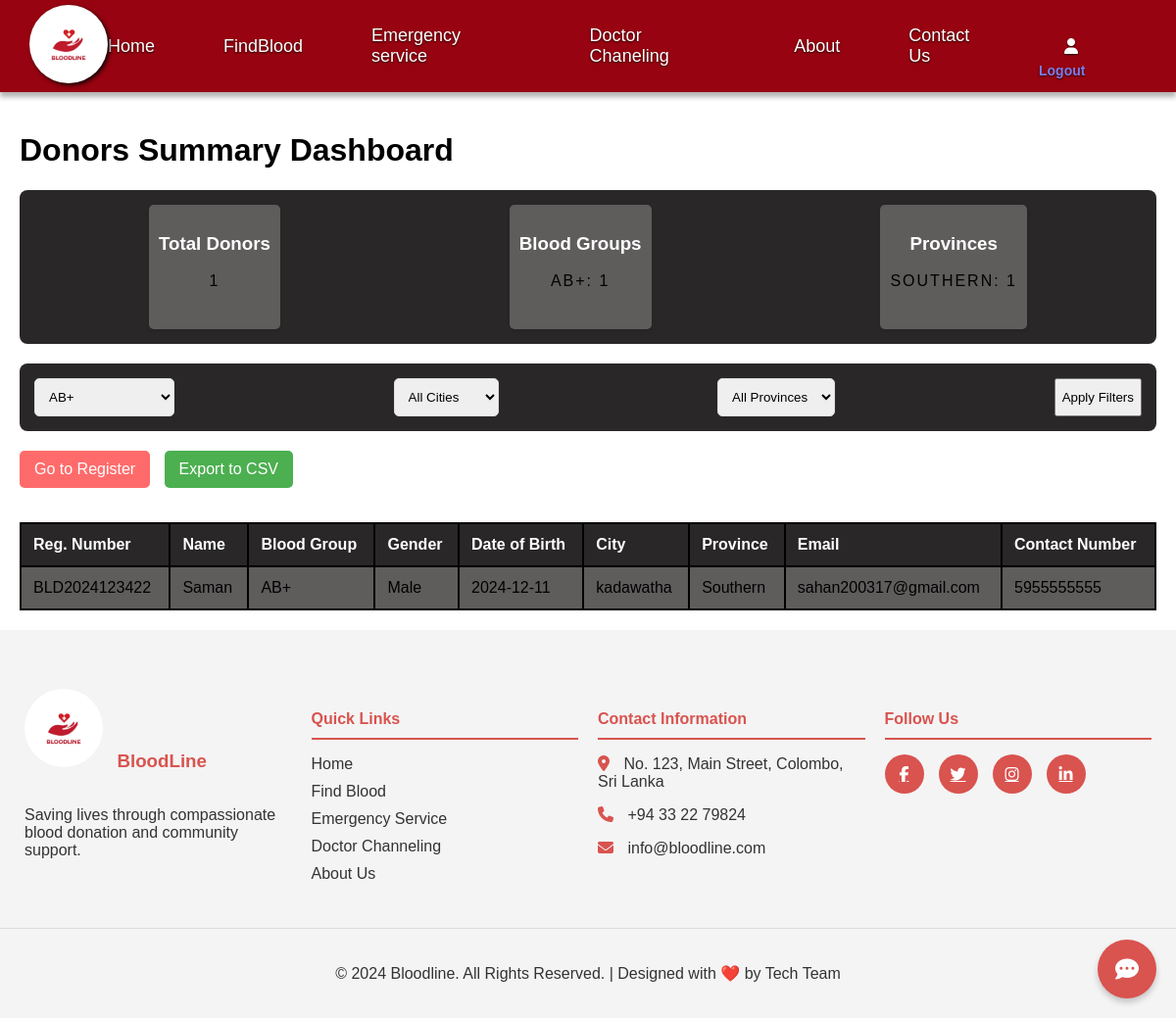
/blood_form/donors_summary.php?blood_group=AB+, run on the app's committed database.
### tables this page shows
CREATE TABLE `donors` (
  `donor_id` int(11) NOT NULL,
  `unique_registration_number` varchar(20) NOT NULL,
  `full_name` varchar(100) NOT NULL,
  `gender` enum('Male','Female','Other') NOT NULL,
  `date_of_birth` date NOT NULL,
  `blood_group` varchar(3) NOT NULL,
  `body_weight` decimal(5,2) NOT NULL,
  `email` varchar(100) NOT NULL,
  `contact_number` varchar(15) NOT NULL,
  `full_address` text NOT NULL,
  `city` varchar(50) NOT NULL,
  `province` varchar(50) NOT NULL,
  `pincode` varchar(10) NOT NULL,
  `registration_date` timestamp NOT NULL DEFAULT current_timestamp(),
  `last_donation_date` date DEFAULT NULL,
  `total_donations` int(11) DEFAULT 0,
  `is_active` tinyint(1) DEFAULT 1
);

### blood_form/donors_summary.php (the view, shortened to what this page needs)
<?php
require_once '../config.php';
$blood_group_filter = $_GET['blood_group'] ?? '';
$query = "SELECT * FROM donors WHERE 1=1";
$params = [];
if (!empty($blood_group_filter)) {
    $query .= " AND blood_group = :blood_group";
    $params[':blood_group'] = $blood_group_filter;
}
$stmt = $pdo->prepare($query);
$stmt->execute($params);
$donors = $stmt->fetchAll(PDO::FETCH_ASSOC);
?>
<!DOCTYPE html>
<html lang="en">
<head>
    <link rel="stylesheet" href="https://cdnjs.cloudflare.com/ajax/libs/font-awesome/6.6.0/css/all.min.css"
 />
    <link href='https://unpkg.com/boxicons@2.1.4/css/boxicons.min.css' rel='stylesheet'>
</head>
<body>
<nav class="navbar">
        <div class="logo-container">
            <img src="../images/logo.jpg" alt="Bloodline Logo">
        </div>
        <div class="nav-links">
            <a href="../index.php" id="nav-home">Home</a>
            <a href="../blood_form/donors_summary.php"  id="nav-home">FindBlood</a>
            <a href="../emergency_service.php"  id="nav-home">Emergency service</a>
            <a href="../channeling.php" id="nav-home">Doctor Chaneling</a>
            <a href="../index.php#aboutUs" id="nav-about">About</a>
            <a href="../contactus.php" id="nav-contact">Contact Us</a>
            <a href="#" id="nav-user">
            <i class="fas fa-user"></i>
                <div class="logout-btn">
                    <a href="login/logout.php">Logout</a>
                </div>
            </a>
        </div>
    </nav>
    <div class="container">
        <h1>Donors Summary Dashboard</h1>
        <div class="stats-card">
            <div class="stat-item">
                <h3>Total Donors</h3>
                <p><?php echo count($donors); ?></p>
            </div>
            <div class="stat-item">
                <h3>Blood Groups</h3>
                <p>
                    <?php
                    $blood_groups = array_count_values(array_column($donors, 'blood_group'));
                    foreach($blood_groups as $group => $count) {
                        echo "$group: $count<br>";
                    }
                    ?>
                </p>
            </div>
            <div class="stat-item">
                <h3>Provinces</h3>
                <p>
                    <?php
                    $province_counts = array_count_values(array_column($donors, 'province'));
                    foreach($province_counts as $province => $count) {
                        echo "$province: $count<br>";
                    }
                    ?>
                </p>
            </div>
        </div>
        <form method="GET" action="">
            <div class="filters">
                <select name="blood_group">
                    <option value="AB+" <?= $blood_group_filter == 'AB+' ? 'selected' : '' ?>>AB+</option>
                </select>
                <select name="city">
                    <option value="">All Cities</option>
                </select>
                <select name="province">
                    <option value="">All Provinces</option>
                </select>
                <button type="submit">Apply Filters</button>
            </div>
        </form>
<div class="action-buttons">
    <a href="register.php" class="register-btn">Go to Register</a>
    <a href="export_donors.php" class="export-btn">Export to CSV</a>
</div>
        <table>
            <thead>
                <tr>
                    <th>Reg. Number</th>
                    <th>Name</th>
                    <th>Blood Group</th>
                    <th>Gender</th>
                    <th>Date of Birth</th>
                    <th>City</th>
                    <th>Province</th>
                    <th>Email</th>
                    <th>Contact Number</th>
                </tr>
            </thead>
            <tbody>
                <?php foreach ($donors as $donor): ?>
                    <tr>
                        <td><?= htmlspecialchars($donor['unique_registration_number']) ?></td>
                        <td><?= htmlspecialchars($donor['full_name']) ?></td>
                        <td><?= htmlspecialchars($donor['blood_group']) ?></td>
                        <td><?= htmlspecialchars($donor['gender']) ?></td>
                        <td><?= htmlspecialchars($donor['date_of_birth']) ?></td>
                        <td><?= htmlspecialchars($donor['city']) ?></td>
                        <td><?= htmlspecialchars($donor['province']) ?></td>
                        <td><?= htmlspecialchars($donor['email']) ?></td>
                        <td><?= htmlspecialchars($donor['contact_number']) ?></td>
                    </tr>
                <?php endforeach; ?>
            </tbody>
        </table>
    </div>
<div id="chatbot-widget">
    <div id="chatbot-icon">
        <i class="fas fa-comment-dots"></i>
    </div>
</div>
<footer class="footer">
    <div class="footer-container">
        <div class="footer-section">
            <div class="footer-logo">
                <img src="../images/logo.jpg" alt="Bloodline Logo">
                <h3>Blood<span>L</span>ine</h3>
            </div>
            <p>Saving lives through compassionate blood donation and community support.</p>
        </div>
        <div class="footer-section">
            <h4>Quick Links</h4>
            <ul>
                <li><a href="index.php">Home</a></li>
                <li><a href="blood_form/donors_summary.php">Find Blood</a></li>
                <li><a href="emergency_service.php">Emergency Service</a></li>
                <li><a href="channeling.php">Doctor Channeling</a></li>
                <li><a href="#aboutUs">About Us</a></li>
            </ul>
        </div>
        <div class="footer-section">
            <h4>Contact Information</h4>
            <div class="contact-info">
                <p><i class="fas fa-map-marker-alt"></i> No. 123, Main Street, Colombo, Sri Lanka</p>
                <p><i class="fas fa-phone"></i> +94 33 22 79824</p>
                <p><i class="fas fa-envelope"></i> info@bloodline.com</p>
            </div>
        </div>
        <div class="footer-section">
            <h4>Follow Us</h4>
            <div class="social-links">
                <a href="#" class="social-icon"><i class="fab fa-facebook-f"></i></a>
                <a href="#" class="social-icon"><i class="fab fa-twitter"></i></a>
                <a href="#" class="social-icon"><i class="fab fa-instagram"></i></a>
                <a href="#" class="social-icon"><i class="fab fa-linkedin-in"></i></a>
            </div>
        </div>
    </div>
    <div class="footer-bottom">
        <p>&copy; 2024 Bloodline. All Rights Reserved. | Designed with ❤️ by Tech Team</p>
    </div>
</footer>
</body>
</html>

### blood_form/donors_summary.php (style rules this page uses)
body { font-family: 'Arial', sans-serif; margin: 0; }
.container { background: white; box-shadow: 0 4px 6px rgba(0,0,0,0.1); background:white; padding: 20px; }
.filters { display: flex; justify-content: space-between; margin-bottom: 20px; background:rgb(41, 39, 39); padding: 15px; border-radius: 8px; }
.filters select, .filters input { padding: 10px; margin-right: 10px; border: 1px solid #ddd; border-radius: 5px; }
table { width: 100%; border-collapse: collapse; background:rgb(95, 92, 92); margin-top: 20px; }
table th, table td { border: 2px solid black; padding: 12px; text-align: left; }
table th { background-color:rgb(41, 39, 39) ; font-weight: bold; color: white; }
.stats-card { display: flex; justify-content: space-around; background: rgb(41, 39, 39); padding: 15px; border-radius: 8px; margin-bottom: 20px; }
.stat-item { text-align: center; padding: 10px; background: rgb(95, 92, 92); border-radius: 5px; box-shadow: 0 2px 4px rgba(0,0,0,0.1); }
.stats-card h3 { color: white; font-weight:bold; }
.stats-card p { margin-bottom: 30px; text-transform: uppercase; letter-spacing: 2px; }
.export-btn { display: inline-block; padding: 10px 15px; background-color: #4CAF50; color: white; text-decoration: none; border-radius: 5px; margin-bottom: 15px; }
.register-btn { display: inline-block; padding: 10px 15px; background-color: #FF6B6B; color: white; text-decoration: none; border-radius: 5px; margin-bottom: 15px; margin-right: 10px; transition: background-color 0.3s ease; }
.navbar { display: flex; justify-content: space-between; align-items: center; background-color: #970310; padding: 5px 30px; position: sticky; top: 0; z-index: 1000; box-shadow: 0 5px 5px rgba(0, 0, 0, 0.3); }
.logo-container img { height: auto; width: 80px; border-radius: 50%; filter: drop-shadow(2px 2px 2px rgba(0, 2, 4, 0.9)); }
.nav-links { display: flex; gap:10px; }
.nav-links .logout-btn a { font-size: 14px; margin: 25px 0px 0px -110px; color: rgb(125, 125, 235); font-weight: bold; }
.navbar a { color: #ffffff; text-decoration: none; font-size: 18px; display: flex; align-items: center; gap: 10px; transition: color 0.3s; padding-right: 60px; text-shadow: 0 1px 2px rgba(0, 0, 0, 0.8); }
.navbar i { font-size: 16px; }
#chatbot-widget { position: fixed; bottom: 20px; right: 20px; z-index: 1000; }
#chatbot-icon { width: 60px; height: 60px; background-color: #d9534f; border-radius: 50%; display: flex; justify-content: center; align-items: center; cursor: pointer; box-shadow: 0 4px 6px rgba(0,0,0,0.2); transition: all 0.3s ease; }
#chatbot-icon i { color: white; font-size: 24px; }
.footer { background-color: #f4f4f4; color: #333; padding: 50px 0 20px; font-family: Arial, sans-serif; }
.footer-container { display: flex; flex-wrap: wrap; justify-content: space-around; max-width: 1200px; margin: 0 auto; padding: 0 15px; }
.footer-section { flex: 1; margin: 10px; min-width: 250px; }
.footer-logo img { width: 80px; height: 80px; border-radius: 50%; }
.footer-logo h3 { display: inline-block; margin-left: 10px; color: #d9534f; }
.footer-section h4 { color: #d9534f; border-bottom: 2px solid #d9534f; padding-bottom: 10px; margin-bottom: 15px; }
.footer-section ul { list-style: none; padding: 0; }
.footer-section ul li { margin-bottom: 10px; }
.footer-section ul li a { color: #333; text-decoration: none; transition: color 0.3s ease; }
.contact-info p { margin-bottom: 10px; }
.contact-info i { margin-right: 10px; color: #d9534f; }
.social-links { display: flex; gap: 15px; }
.social-icon { color: #fff; background-color: #d9534f; width: 40px; height: 40px; border-radius: 50%; display: flex; align-items: center; justify-content: center; transition: background-color 0.3s ease; }
.footer-bottom { text-align: center; padding-top: 20px; border-top: 1px solid #ddd; margin-top: 20px; }

### data on the page
donors: unique_registration_number "BLD2024123422", full_name "Saman", blood_group "AB+", gender "Male", date_of_birth "2024-12-11", city "kadawatha", province "Southern", email "sahan200317@gmail.com", contact_number "5955555555"

### other printed values
count($donors) "1"
$group "AB+"
$count "1"
$province "SOUTHERN"
